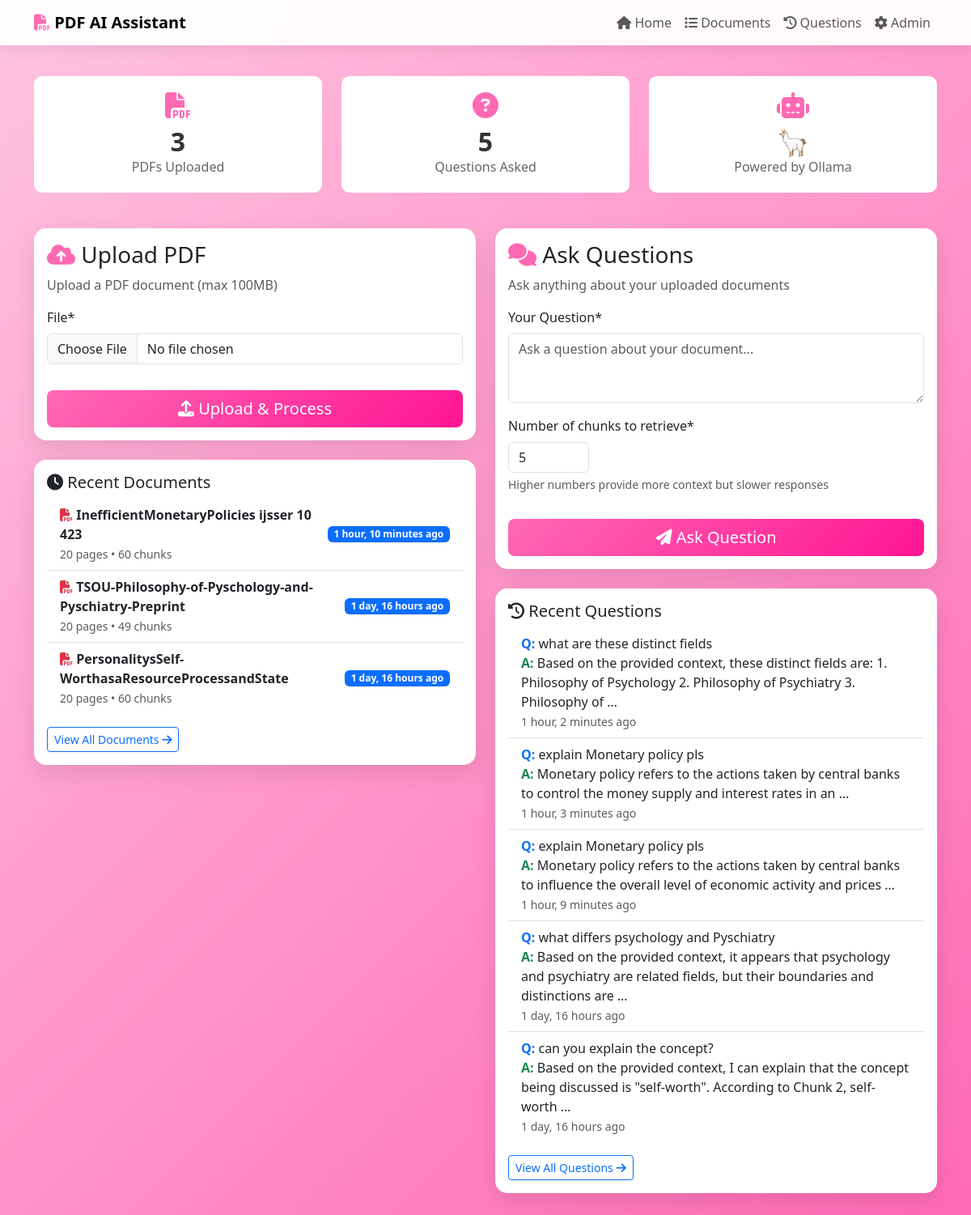
The page / on the database its author committed.
### documents/models.py (models this page shows, shortened)
class PDFDocument(models.Model):
    title = models.CharField(max_length=255)
    file = models.FileField(upload_to='pdfs/')
    uploaded_at = models.DateTimeField(default=timezone.now)
    uploaded_by = models.ForeignKey(User, on_delete=models.CASCADE, null=True, blank=True)
    file_size = models.IntegerField(help_text="File size in bytes")
    num_pages = models.IntegerField(default=0, help_text="Number of pages in PDF")
    num_chunks = models.IntegerField(default=0, help_text="Number of text chunks created")
    processed = models.BooleanField(default=False)
    processing_error = models.TextField(blank=True, null=True)
    class Meta:
        ordering = ['-uploaded_at']
        verbose_name = "PDF Document"
        verbose_name_plural = "PDF Documents"

class Question(models.Model):
    document = models.ForeignKey(PDFDocument, on_delete=models.CASCADE, related_name='questions', null=True, blank=True)
    question_text = models.TextField()
    answer_text = models.TextField()
    asked_at = models.DateTimeField(default=timezone.now)
    asked_by = models.ForeignKey(User, on_delete=models.CASCADE, null=True, blank=True)
    response_time = models.FloatField(help_text="Response time in seconds", null=True, blank=True)
    class Meta:
        ordering = ['-asked_at']
        verbose_name = "Question"
        verbose_name_plural = "Questions"

### documents/views.py (the view)
# urls.py: path('', views.home, name='home'),
def home(request):
    upload_form = PDFUploadForm()
    question_form = QuestionForm()
    recent_docs = PDFDocument.objects.filter(processed=True)[:5]
    recent_questions = Question.objects.all()[:10]
    total_docs = PDFDocument.objects.filter(processed=True).count()
    total_questions = Question.objects.count()
    context = {
        'upload_form': upload_form,
        'question_form': question_form,
        'recent_docs': recent_docs,
        'recent_questions': recent_questions,
        'total_docs': total_docs,
        'total_questions': total_questions,
    }
    return render(request, 'documents/home.html', context)

### documents/forms.py (shortened to what this page needs)
class PDFUploadForm(forms.ModelForm):
    class Meta:
        model = PDFDocument
        fields = ['file']
        widgets = {
            'file': forms.FileInput(attrs={
                'class': 'form-control',
                'accept': '.pdf'
            })
        }

class QuestionForm(forms.Form):
    question = forms.CharField(
        widget=forms.Textarea(attrs={
            'class': 'form-control',
            'rows': 3,
            'placeholder': 'Ask a question about your document...'
        }),
        label='Your Question',
        max_length=1000
    )
    top_k = forms.IntegerField(
        initial=5,
        min_value=1,
        max_value=20,
        widget=forms.NumberInput(attrs={
            'class': 'form-control',
            'style': 'width: 100px;'
        }),
        label='Number of chunks to retrieve',
        help_text='Higher numbers provide more context but slower responses'
    )

### documents/templates/documents/home.html (shortened to what this page needs)
{% extends 'base.html' %}
{% load crispy_forms_tags %}
{% block content %}
<div class="row mb-4">
    <div class="col-md-4">
        <div class="stat-card">
            <i class="fas fa-file-pdf"></i>
            <h3>{{ total_docs }}</h3>
            <p>PDFs Uploaded</p>
        </div>
    </div>
    <div class="col-md-4">
        <div class="stat-card">
            <i class="fas fa-question-circle"></i>
            <h3>{{ total_questions }}</h3>
            <p>Questions Asked</p>
        </div>
    </div>
   <div class="col-md-4">
    <div class="stat-card">
        <i class="fas fa-robot"></i>
        <h3>🦙</h3>
        <p>Powered by Ollama</p>
    </div>
</div>
</div>
<div class="row">
    <div class="col-md-6 mb-4">
        <div class="card">
            <div class="card-body">
                <h3 class="card-title">
    <i class="fas fa-cloud-upload-alt" style="color: #ff69b4;"></i> Upload PDF
</h3>
                <p class="text-muted">Upload a PDF document (max 100MB)</p>
                <form method="post" action="{% url 'upload_pdf' %}" enctype="multipart/form-data">
                    {{ upload_form|crispy }}
                    <button type="submit" class="btn btn-primary btn-lg w-100 mt-3">
                        <i class="fas fa-upload"></i> Upload & Process
                    </button>
                </form>
            </div>
        </div>
        {% if recent_docs %}
        <div class="card mt-4">
            <div class="card-body">
                <h5 class="card-title"><i class="fas fa-clock"></i> Recent Documents</h5>
                <div class="list-group list-group-flush">
                    {% for doc in recent_docs %}
                    <a href="{% url 'document_detail' doc.pk %}" class="list-group-item list-group-item-action">
                        <div class="d-flex justify-content-between align-items-center">
                            <div>
                                <i class="fas fa-file-pdf text-danger"></i>
                                <strong>{{ doc.title }}</strong>
                                <br>
                                <small class="text-muted">
                                    {{ doc.num_pages }} pages • {{ doc.num_chunks }} chunks
                                </small>
                            </div>
                            <span class="badge bg-primary">{{ doc.uploaded_at|timesince }} ago</span>
                        </div>
                    </a>
                    {% endfor %}
                </div>
                <a href="{% url 'document_list' %}" class="btn btn-sm btn-outline-primary mt-3">
                    View All Documents <i class="fas fa-arrow-right"></i>
                </a>
            </div>
        </div>
        {% endif %}
    </div>
    <div class="col-md-6 mb-4">
        <div class="card">
            <div class="card-body">
                <h3 class="card-title">
    <i class="fas fa-comments" style="color: #ff69b4;"></i> Ask Questions
</h3>
                <p class="text-muted">Ask anything about your uploaded documents</p>
                <form method="post" action="{% url 'ask_question' %}" id="questionForm">
                    {{ question_form|crispy }}
                    <button type="submit" class="btn btn-primary btn-lg w-100 mt-3">
    <i class="fas fa-paper-plane"></i> Ask Question
</button>
                </form>
            </div>
        </div>
        {% if recent_questions %}
        <div class="card mt-4">
            <div class="card-body">
                <h5 class="card-title"><i class="fas fa-history"></i> Recent Questions</h5>
                <div class="list-group list-group-flush">
                    {% for q in recent_questions %}
                    <div class="list-group-item">
                        <strong class="text-primary">Q:</strong> {{ q.question_text|truncatewords:15 }}
                        <br>
                        <strong class="text-success">A:</strong> {{ q.answer_text|truncatewords:20 }}
                        <br>
                        <small class="text-muted">{{ q.asked_at|timesince }} ago</small>
                    </div>
                    {% endfor %}
                </div>
                <a href="{% url 'question_history' %}" class="btn btn-sm btn-outline-primary mt-3">
                    View All Questions <i class="fas fa-arrow-right"></i>
                </a>
            </div>
        </div>
        {% endif %}
    </div>
</div>
{% endblock %}

### documents/templates/base.html (shortened to what this page needs)
<!DOCTYPE html>
<html lang="en">
<head>
    <link href="https://cdn.jsdelivr.net/npm/bootstrap@5.3.0/dist/css/bootstrap.min.css" rel="stylesheet">
    <link rel="stylesheet" href="https://cdnjs.cloudflare.com/ajax/libs/font-awesome/6.4.0/css/all.min.css">
</head>
<body>
    <nav class="navbar navbar-expand-lg navbar-light fixed-top">
        <div class="container">
            <a class="navbar-brand" href="{% url 'home' %}">
    <i class="fas fa-file-pdf" style="color: #ff69b4;"></i>
    <strong>PDF AI Assistant</strong>
</a>
            <div class="collapse navbar-collapse" id="navbarNav">
                <ul class="navbar-nav ms-auto">
                    <li class="nav-item">
                        <a class="nav-link" href="{% url 'home' %}">
                            <i class="fas fa-home"></i> Home
                        </a>
                    </li>
                    <li class="nav-item">
                        <a class="nav-link" href="{% url 'document_list' %}">
                            <i class="fas fa-list"></i> Documents
                        </a>
                    </li>
                    <li class="nav-item">
                        <a class="nav-link" href="{% url 'question_history' %}">
                            <i class="fas fa-history"></i> Questions
                        </a>
                    </li>
                    <li class="nav-item">
                        <a class="nav-link" href="/admin/">
                            <i class="fas fa-cog"></i> Admin
                        </a>
                    </li>
                </ul>
            </div>
        </div>
    </nav>
    <div class="container py-4">
        {% block content %}{% endblock %}
    </div>
</body>
</html>

### documents/templates/base.html (style rules this page uses)
body { font-family: 'Segoe UI', Tahoma, Geneva, Verdana, sans-serif; background: linear-gradient(135deg, #ffc3e1 0%, #ff69b4 100%); min-height: 100vh; padding-top: 70px; }
.navbar { background: rgba(255, 255, 255, 0.95); backdrop-filter: blur(10px); box-shadow: 0 2px 20px rgba(0,0,0,0.1); }
.card { border: none; border-radius: 15px; box-shadow: 0 10px 30px rgba(0,0,0,0.1); transition: transform 0.3s ease; }
.btn-primary { background: linear-gradient(135deg, #ff69b4 0%, #ff1493 100%); border: none; }
.stat-card { background: white; padding: 20px; border-radius: 10px; text-align: center; margin-bottom: 20px; }
.stat-card i { font-size: 2rem; color: #ff69b4; margin-bottom: 10px; }
.stat-card h3 { font-size: 2rem; font-weight: bold; color: #333; margin: 0; }
.stat-card p { color: #666; margin: 0; }

### rows shown on the page
PDFDocument: title "InefficientMonetaryPolicies ijsser 10 423", num_pages "20", num_chunks "60", uploaded_at "1 hour, 10 minutes"
PDFDocument: title "TSOU-Philosophy-of-Pyschology-and-Pyschiatry-Preprint", num_pages "20", num_chunks "49", uploaded_at "1 day, 16 hours"
PDFDocument: title "PersonalitysSelf-WorthasaResourceProcessandState", num_pages "20", num_chunks "60", uploaded_at "1 day, 16 hours"
Question: question_text "what are these distinct fields", answer_text "Based on the provided context, these distinct fields are: 1. Philosophy of Psychology 2. Philosophy of Psychiatry 3. Philosophy of …", asked_at "1 hour, 2 minutes"
Question: question_text "explain Monetary policy pls", answer_text "Monetary policy refers to the actions taken by central banks to control the money supply and interest rates in an …", asked_at "1 hour, 3 minutes"
Question: question_text "explain Monetary policy pls", answer_text "Monetary policy refers to the actions taken by central banks to influence the overall level of economic activity and prices …", asked_at "1 hour, 9 minutes"
Question: question_text "what differs psychology and Pyschiatry", answer_text "Based on the provided context, it appears that psychology and psychiatry are related fields, but their boundaries and distinctions are …", asked_at "1 day, 16 hours"
Question: question_text "can you explain the concept?", answer_text "Based on the provided context, I can explain that the concept being discussed is \"self-worth\". According to Chunk 2, self-worth …", asked_at "1 day, 16 hours"

### other values the page prints
{{ total_docs }} "3"
{{ total_questions }} "5"
